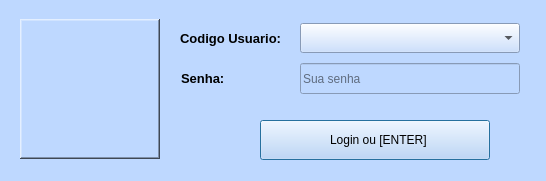
<?xml version="1.0" encoding="UTF-8"?>
<ui version="4.0">
 <class>siscom</class>
 <widget class="QDialog" name="siscom">
  <property name="windowModality">
   <enum>Qt::WindowModal</enum>
  </property>
  <property name="geometry">
   <rect>
    <x>0</x>
    <y>0</y>
    <width>546</width>
    <height>181</height>
   </rect>
  </property>
  <property name="focusPolicy">
   <enum>Qt::StrongFocus</enum>
  </property>
  <property name="windowTitle">
   <string>Dialog</string>
  </property>
  <property name="windowIcon">
   <iconset theme="c:\helio\siachb\hti.ico">
    <normaloff>.</normaloff>.</iconset>
  </property>
  <property name="styleSheet">
   <string notr="true">background-color: rgb(190, 216, 255)</string>
  </property>
  <widget class="QLabel" name="lb_imagem">
   <property name="enabled">
    <bool>true</bool>
   </property>
   <property name="geometry">
    <rect>
     <x>20</x>
     <y>19</y>
     <width>140</width>
     <height>140</height>
    </rect>
   </property>
   <property name="contextMenuPolicy">
    <enum>Qt::ActionsContextMenu</enum>
   </property>
   <property name="layoutDirection">
    <enum>Qt::LeftToRight</enum>
   </property>
   <property name="styleSheet">
    <string notr="true"/>
   </property>
   <property name="frameShape">
    <enum>QFrame::WinPanel</enum>
   </property>
   <property name="frameShadow">
    <enum>QFrame::Raised</enum>
   </property>
   <property name="text">
    <string/>
   </property>
   <property name="textFormat">
    <enum>Qt::RichText</enum>
   </property>
   <property name="scaledContents">
    <bool>true</bool>
   </property>
   <property name="wordWrap">
    <bool>false</bool>
   </property>
   <property name="margin">
    <number>20</number>
   </property>
  </widget>
  <widget class="QLabel" name="lb_cod_op">
   <property name="geometry">
    <rect>
     <x>180</x>
     <y>23</y>
     <width>111</width>
     <height>30</height>
    </rect>
   </property>
   <property name="font">
    <font>
     <family>Arial</family>
     <pointsize>10</pointsize>
     <italic>false</italic>
     <bold>true</bold>
    </font>
   </property>
   <property name="styleSheet">
    <string notr="true"/>
   </property>
   <property name="text">
    <string>Codigo Usuario:</string>
   </property>
   <property name="textFormat">
    <enum>Qt::AutoText</enum>
   </property>
  </widget>
  <widget class="QLabel" name="lb_senha">
   <property name="geometry">
    <rect>
     <x>181</x>
     <y>63</y>
     <width>110</width>
     <height>30</height>
    </rect>
   </property>
   <property name="font">
    <font>
     <family>Arial</family>
     <pointsize>10</pointsize>
     <italic>false</italic>
     <bold>true</bold>
    </font>
   </property>
   <property name="styleSheet">
    <string notr="true"/>
   </property>
   <property name="text">
    <string>Senha:</string>
   </property>
  </widget>
  <widget class="QLineEdit" name="inp_senha">
   <property name="geometry">
    <rect>
     <x>300</x>
     <y>63</y>
     <width>220</width>
     <height>31</height>
    </rect>
   </property>
   <property name="focusPolicy">
    <enum>Qt::WheelFocus</enum>
   </property>
   <property name="contextMenuPolicy">
    <enum>Qt::ActionsContextMenu</enum>
   </property>
   <property name="styleSheet">
    <string notr="true"/>
   </property>
   <property name="inputMask">
    <string/>
   </property>
   <property name="maxLength">
    <number>8</number>
   </property>
   <property name="echoMode">
    <enum>QLineEdit::Password</enum>
   </property>
   <property name="cursorPosition">
    <number>0</number>
   </property>
   <property name="placeholderText">
    <string>Sua senha</string>
   </property>
  </widget>
  <widget class="QPushButton" name="bt_login">
   <property name="geometry">
    <rect>
     <x>260</x>
     <y>120</y>
     <width>230</width>
     <height>40</height>
    </rect>
   </property>
   <property name="styleSheet">
    <string notr="true"/>
   </property>
   <property name="text">
    <string>  Login ou [ENTER]</string>
   </property>
  </widget>
  <widget class="QComboBox" name="comboBox">
   <property name="geometry">
    <rect>
     <x>300</x>
     <y>23</y>
     <width>220</width>
     <height>30</height>
    </rect>
   </property>
   <property name="focusPolicy">
    <enum>Qt::StrongFocus</enum>
   </property>
   <property name="styleSheet">
    <string notr="true"/>
   </property>
  </widget>
 </widget>
 <resources/>
 <connections/>
</ui>
